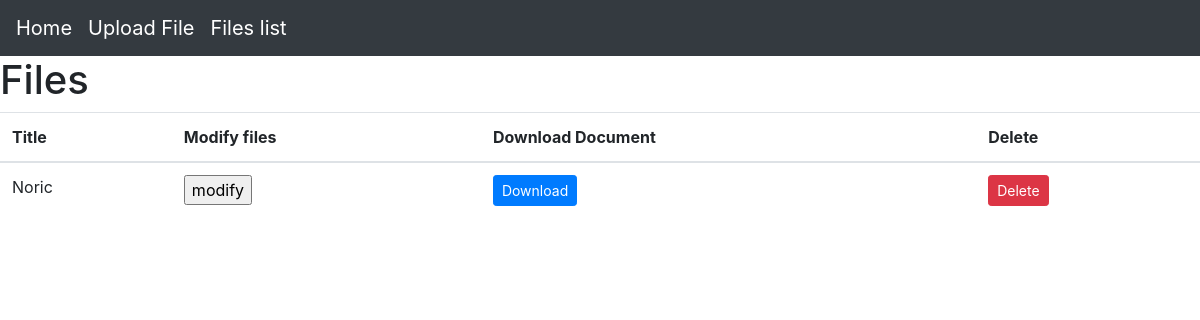
The page /files/ on the database as committed earlier.
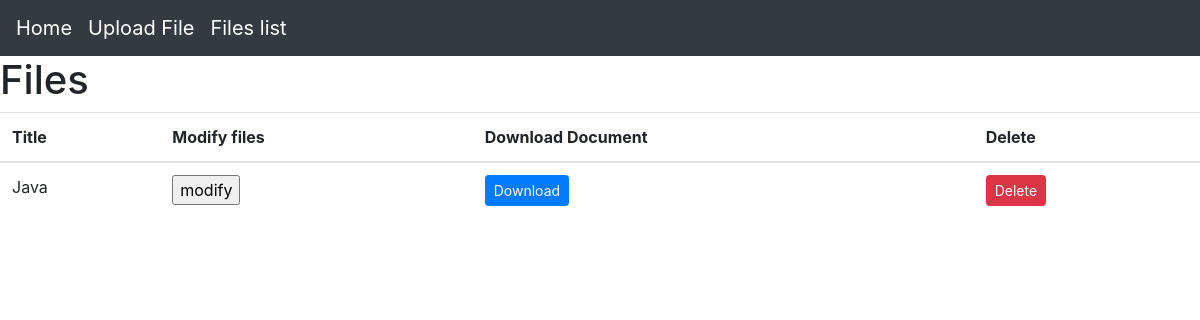
The same page on the database as committed later.
### blanks/models.py (models this page shows, shortened)
class DocFile(models.Model):
    description = models.CharField(max_length=255, blank=True)
    document = models.FileField(upload_to='documents/', validators=[validate_file_extension])

### blanks/views.py (the view)
# urls.py: path('files/', views.file_list, name='file_list'),
def file_list(request):
    documents = DocFile.objects.all()
    return render(request, 'file_list.html',{
        'documents': documents
    })

### blanks/templates/blanks/file_list.html (shortened to what this page needs)
{% extends 'base.html' %}
{% block content %}
    <h1>Files</h1>
    <table class="table">
        <thead>
            <tr>
                <th>Title</th>
                <th>Modify files</th>
                <th>Download Document</th>
                <th>Delete</th>
            </tr>
        </thead>
        <tbody>
            {% for every_document in documents %}
                <tr>
                    <td>{{ every_document.description }}</td>
                    <td>
                        <form action="{% url 'edit_files' every_document.id %}" target="_blank">
                            <input type="submit" value="modify" />
                        </form>
                    </td>
                    <td>
                        <a  href="{{ every_document.document.url }}" class="btn btn-primary btn-sm" target="_blank" name="to_modify">
                            Download
                        </a>
                    </td>
                    <td>
                        <form method="post" action="{% url 'delete_book' every_document.pk %}">
                            <button type="submit" class="btn btn-danger btn-sm">Delete</button>
                        </form>
                    </td>
                </tr>
            {% endfor %}
        </tbody>
    </table>
{% endblock %}

Rows that differ between the two databases and show on the page:
removed DocFile: description "Noric"
added DocFile: description "Java"
